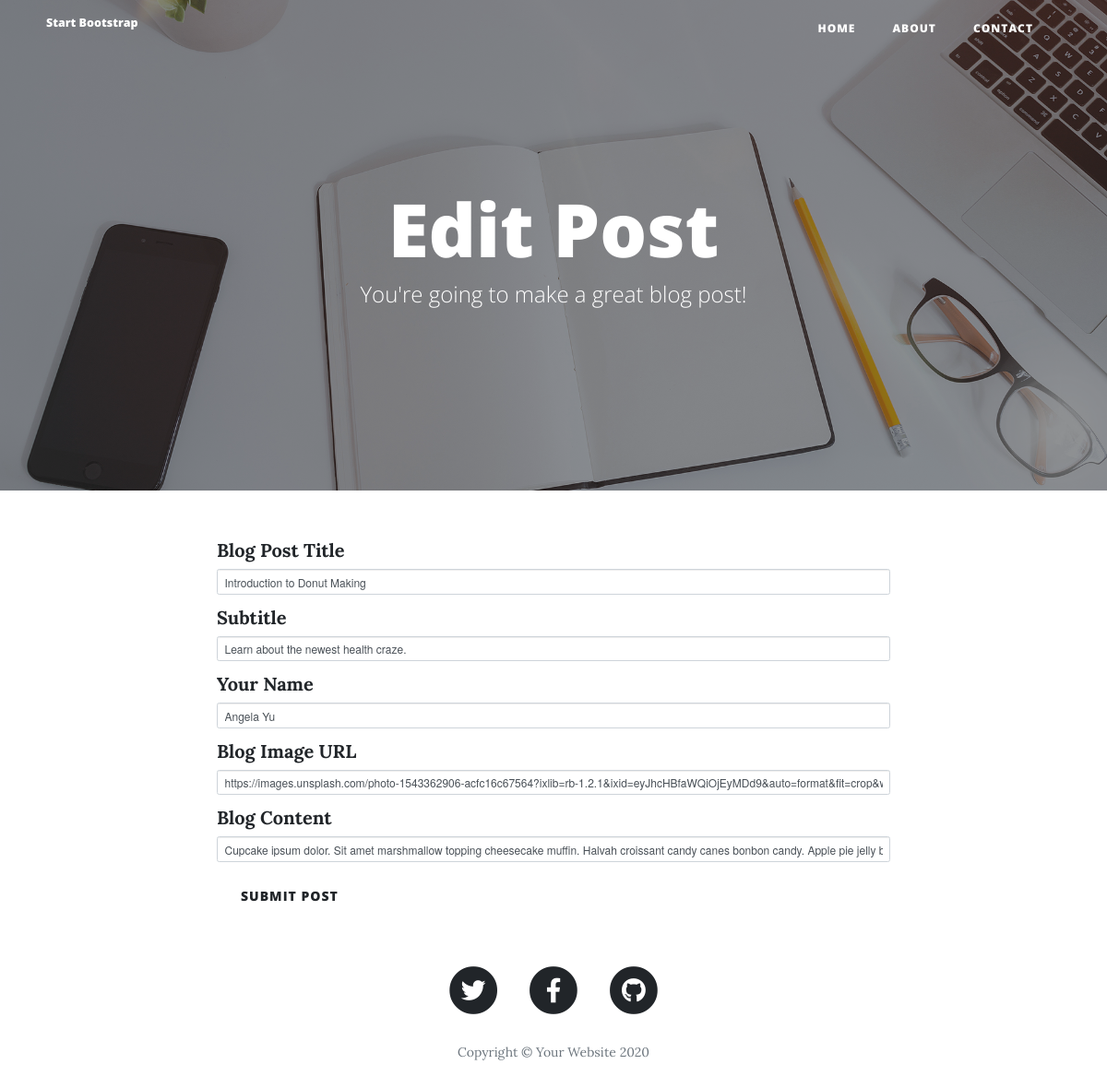
The page /edit-post/3 on the database as committed earlier.
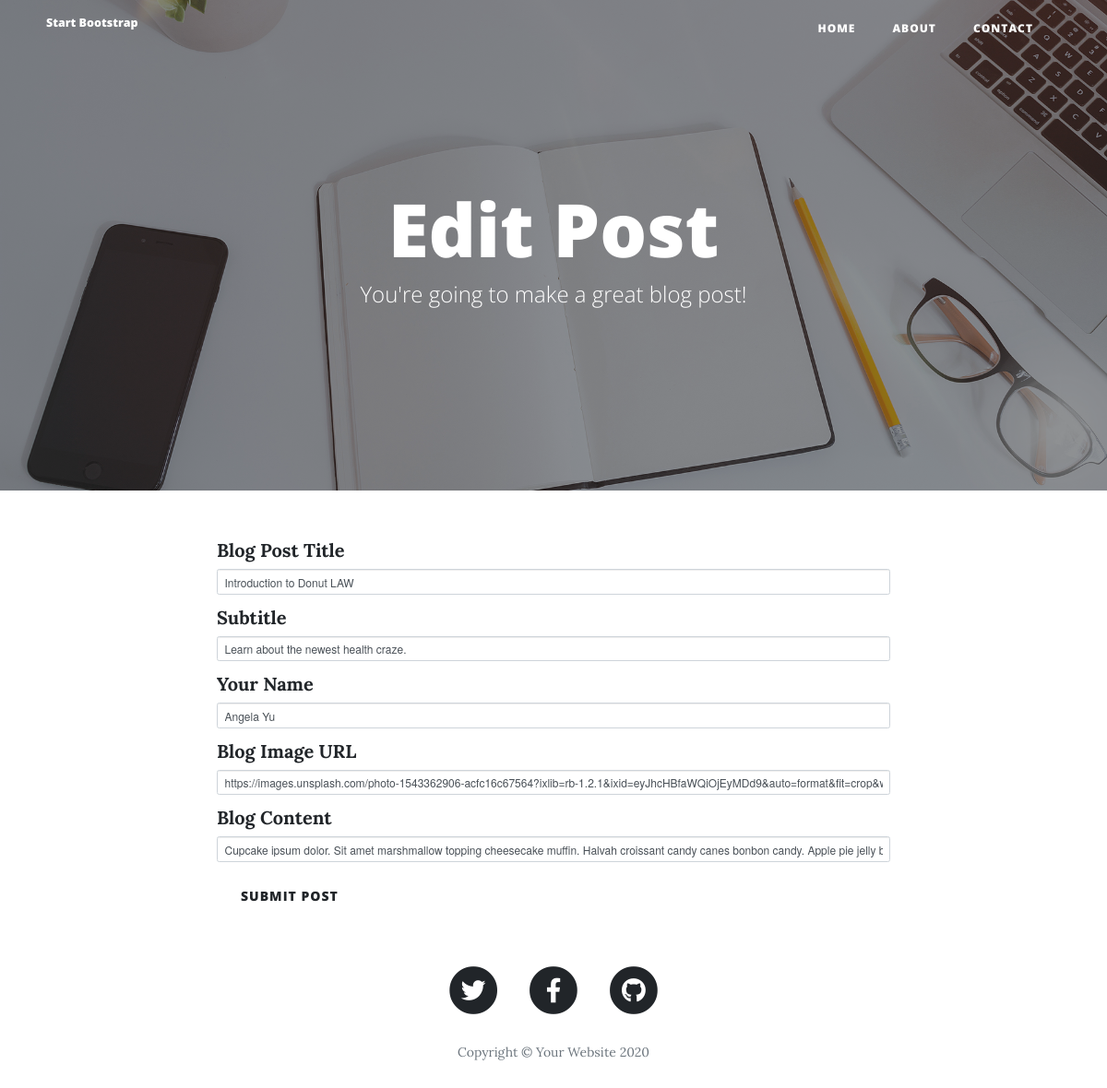
The same page on the database as committed later.
### main.py (models this page shows)
class BlogPost(db.Model):
    id = db.Column(db.Integer, primary_key=True)
    title = db.Column(db.String(250), unique=True, nullable=False)
    subtitle = db.Column(db.String(250), nullable=False)
    date = db.Column(db.String(250), nullable=False)
    body = db.Column(db.Text, nullable=False)
    author = db.Column(db.String(250), nullable=False)
    img_url = db.Column(db.String(250), nullable=False)

### main.py (the view, shortened to what this page needs)
@app.route("/edit-post/<post_id>", methods=['GET', 'POST'])
def edit_post(post_id):
    if request.method == 'GET':
        blog_post = BlogPost.query.get(post_id)
        edit_form = CreatePostForm()
        edit_form.title.data = blog_post.title
        edit_form.subtitle.data = blog_post.subtitle
        edit_form.author.data = blog_post.author
        edit_form.img_url.data = blog_post.img_url
        edit_form.body.data = blog_post.body
        return render_template("make-post.html", post=blog_post, edit_form=edit_form)

### main.py
class CreatePostForm(FlaskForm):
    title = StringField("Blog Post Title", validators=[DataRequired()])
    subtitle = StringField("Subtitle", validators=[DataRequired()])
    author = StringField("Your Name", validators=[DataRequired()])
    img_url = StringField("Blog Image URL", validators=[DataRequired(), URL()])
    body = StringField("Blog Content", validators=[DataRequired()])
    submit = SubmitField("Submit Post")

### templates/make-post.html
{% extends 'bootstrap/base.html' %}
{% import 'bootstrap/wtf.html' as wtf %}
{% block content %}
{% include "header.html" %}
  <header class="masthead" style="background-image: url('{{ url_for('static', filename='img/edit-bg.jpg')}}')">
    <div class="overlay"></div>
    <div class="container">
      <div class="row">
        <div class="col-lg-8 col-md-10 mx-auto">
          <div class="page-heading">
            {% if edit_form %}
              <h1>Edit Post</h1>
            {% elif new_form %}
              <h1>New Post</h1>
            {% endif %}
            <span class="subheading">You're going to make a great blog post!</span>
          </div>
        </div>
      </div>
    </div>
  </header>
  <div class="container">
    <div class="row">
      <div class="col-lg-8 col-md-10 mx-auto">
        <form action="" method="post">
          {% if new_form %}
            {{ wtf.quick_form(form) }}
          {% elif edit_form %}
            {{ wtf.quick_form(edit_form) }}
          {% endif %}
        </form>
      </div>
    </div>
  </div>
{% include "footer.html" %}
{% endblock %}

### templates/header.html (shortened to what this page needs)
<!DOCTYPE html>
<html lang="en">
<head>
  <link href="{{ url_for('static', filename='vendor/bootstrap/css/bootstrap.min.css') }}" rel="stylesheet">
  <link href="{{ url_for('static', filename='vendor/fontawesome-free/css/all.min.css')}}" rel="stylesheet" type="text/css">
  <link href="{{ url_for('static', filename='css/clean-blog.min.css')}}" rel="stylesheet">
</head>
<body>
  <nav class="navbar navbar-expand-lg navbar-light fixed-top" id="mainNav">
    <div class="container">
      <a class="navbar-brand" href="index.html">Start Bootstrap</a>
      <div class="collapse navbar-collapse" id="navbarResponsive">
        <ul class="navbar-nav ml-auto">
          <li class="nav-item">
            <a class="nav-link" href="/">Home</a>
          </li>
          <li class="nav-item">
            <a class="nav-link" href="/about">About</a>
          </li>
          <li class="nav-item">
            <a class="nav-link" href="/contact">Contact</a>
          </li>
        </ul>
      </div>
    </div>
  </nav>

### templates/footer.html (shortened to what this page needs)
  <footer>
    <div class="container">
      <div class="row">
        <div class="col-lg-8 col-md-10 mx-auto">
          <ul class="list-inline text-center">
            <li class="list-inline-item">
              <a href="#">
                <span class="fa-stack fa-lg">
                  <i class="fas fa-circle fa-stack-2x"></i>
                  <i class="fab fa-twitter fa-stack-1x fa-inverse"></i>
                </span>
              </a>
            </li>
            <li class="list-inline-item">
              <a href="#">
                <span class="fa-stack fa-lg">
                  <i class="fas fa-circle fa-stack-2x"></i>
                  <i class="fab fa-facebook-f fa-stack-1x fa-inverse"></i>
                </span>
              </a>
            </li>
            <li class="list-inline-item">
              <a href="#">
                <span class="fa-stack fa-lg">
                  <i class="fas fa-circle fa-stack-2x"></i>
                  <i class="fab fa-github fa-stack-1x fa-inverse"></i>
                </span>
              </a>
            </li>
          </ul>
          <p class="copyright text-muted">Copyright &copy; Your Website 2020</p>
        </div>
      </div>
    </div>
  </footer>
</body>
</html>

Rows that differ between the two databases and show on the page:
changed BlogPost "Learn about the newest health craze.": title "Introduction to Donut Making" → "Introduction to Donut LAW"
